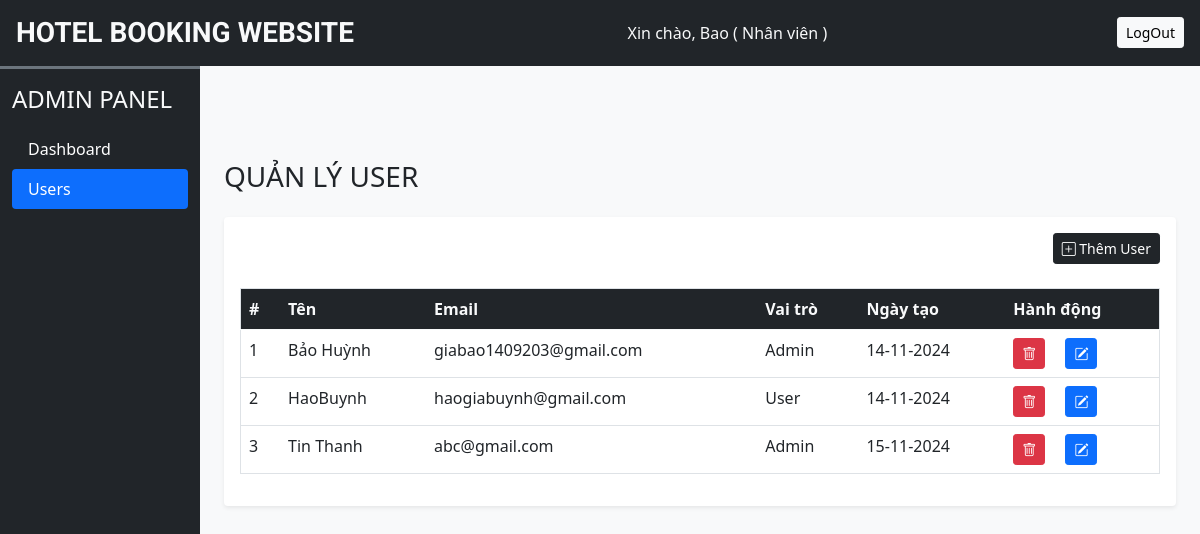
/admin/users.php (signed in), run on the app's committed database.
### tables this page shows
CREATE TABLE `admin_cred` (
  `sr_no` int(11) NOT NULL,
  `admin_name` varchar(150) NOT NULL,
  `admin_pass` varchar(150) NOT NULL,
  `c_vu` varchar(50) NOT NULL
);

CREATE TABLE `users` (
  `id` int(11) NOT NULL,
  `name` varchar(150) NOT NULL,
  `email` varchar(150) NOT NULL,
  `password` varchar(255) NOT NULL,
  `role` enum('user','admin') NOT NULL DEFAULT 'user',
  `created_at` timestamp NOT NULL DEFAULT current_timestamp()
);

### admin/inc/db_config.php (called while the page is built, shortened)
<?php
function selectAll($table) {
    $con = $GLOBALS['con'];
    $res = mysqli_query($con, "SELECT * FROM $table");
    return $res;
}
?>

### admin/users.php (the view, shortened to what this page needs)
<?php
require('inc/db_config.php');
?>
<!DOCTYPE html>
<html lang="en">
<head>
    <?php require('inc/links.php'); ?>
</head>
<body class="bg-light">
<?php require('inc/header.php'); ?>
<div class="container-fluid" style="margin-top: 70px;">
    <div class="row">
        <div class="col-lg-10 ms-auto p-4 overflow-hidden">
            <h3 class="mb-4">QUẢN LÝ USER</h3>
            <div class="card border-0 shadow-sm mb-4">
                <div class="card-body">
                    <div class="text-end mb-4">
                        <button type="button" class="btn btn-dark shadow-none btn-sm" data-bs-toggle="modal" data-bs-target="#add-user">
                            <i class="bi bi-plus-square"></i> Thêm User
                        </button>
                    </div>
                    <div class="overflow-x-auto">
                        <table class="table table-hover border">
                            <thead class="bg-dark text-light">
                            <tr>
                                <th scope="col">#</th>
                                <th scope="col">Tên</th>
                                <th scope="col">Email</th>
                                <th scope="col">Vai trò</th>
                                <th scope="col">Ngày tạo</th>
                                <th scope="col">Hành động</th>
                            </tr>
                            </thead>
                            <tbody>
                            <?php
                            $users_res = selectAll('users');
                            $i = 1;
                            while ($row = mysqli_fetch_assoc($users_res)) {
                                ?>
                                <tr>
                                    <td><?php echo $i++; ?></td>
                                    <td><?php echo $row['name']; ?></td>
                                    <td><?php echo $row['email']; ?></td>
                                    <td><?php echo ucwords($row['role']); ?></td>
                                    <td><?php echo date('d-m-Y', strtotime($row['created_at'])); ?></td>
                                    <td>
                                        <button type="button" class="btn btn-danger btn-sm shadow-none me-3" onclick="deleteUser(<?php echo $row['id']; ?>)">
                                            <i class="bi bi-trash"></i>
                                        </button>
                                        <button type="button" class="btn btn-primary btn-sm shadow-none" data-bs-toggle="modal" data-bs-target="#edit-user" onclick="editUser(<?php echo $row['id']; ?>)">
                                            <i class="bi bi-pencil-square"></i>
                                        </button>
                                    </td>
                                </tr>
                            <?php } ?>
                            </tbody>
                        </table>
                    </div>
                </div>
            </div>
        </div>
    </div>
</div>
</body>
</html>

### admin/inc/links.php (shortened to what this page needs)
<link href="https://cdn.jsdelivr.net/npm/bootstrap@5.0.2/dist/css/bootstrap.min.css" rel="stylesheet">
<link rel="stylesheet" href="https://cdn.jsdelivr.net/npm/bootstrap-icons@1.11.3/font/bootstrap-icons.min.css">
<link rel="stylesheet" href="css/common.css">

### admin/inc/header.php (shortened to what this page needs)
<div class="container-flud bg-dark text-light p-3 d-flex align-items-center justify-content-between sticky-top">
    <h3 class="mb-0 h-font">HOTEL BOOKING WEBSITE</h3>
    <?php
    require_once 'db_config.php';
    if (isset($_SESSION['adminName'])) {
        $admin_sql = "SELECT `admin_name`, `admin_pass`, `c_vu` FROM `admin_cred` WHERE `admin_name` = ?";
        $stmt = mysqli_prepare($con, $admin_sql);
        mysqli_stmt_bind_param($stmt, "s", $_SESSION['adminName']);
        mysqli_stmt_execute($stmt);
        $admin_result = mysqli_stmt_get_result($stmt);
        $admin_row = mysqli_fetch_assoc($admin_result);
        if ($admin_row) {
            $ad_name = $admin_row['admin_name'];
            $c_vu = $admin_row['c_vu'];
            if ($c_vu == 'giamdoc') {
                $greeting = "Xin chào, $ad_name ( Giám đốc )";
            } else {
                $greeting = "Xin chào, $ad_name ( Nhân viên )";
            }
        }
    }
    ?>
    <span class="me-3 text-light"><?php echo isset($greeting) ? $greeting : "Chưa đăng nhập"; ?></span>
    <div class="d-flex justify-content-end">
        <a href="logout.php" class="btn btn-light btn-sm">LogOut</a>
    </div>
</div>
<div class="col-lg-2 bg-dark border-top border-3 border-secondary position-fixed h-100" id="dashboard-menu">
    <nav class="navbar navbar-expand-lg navbar-dark">
        <div class="container-fluid flex-lg-column align-items-stretch">
            <h4 class="mt-2 text-light">ADMIN PANEL</h4>
            <div class="collapse navbar-collapse flex-column align-items-strech mt-2" id="adminDropdown">
                <ul class="nav nav-pills flex-column w-100">
                    <li class="nav-item">
                        <a class="nav-link text-white" href="dashboard.php">Dashboard</a>
                    </li>
                    <li class="nav-item">
                        <a class="nav-link text-white" href="users.php">Users</a>
                    </li>
                </ul>
            </div>
        </div>
    </nav>
</div>

### admin/css/common.css (style rules this page uses)
:root { --teal: #2ec1ac; --teal_hover: #279e8c; }
html { font-family: "Roboto", sans-serif; font-weight: 400; font-style: normal; }
.h-font { font-family: "Roboto", sans-serif; font-weight: 700; font-style: normal; }
#dashboard-menu { position: fixed; height: 100%; z-index: 11; }

### data on the page
admin_cred: admin_name "Xin chào, Bao ( Nhân viên )"
users: name "Bảo Huỳnh", email "giabao1409203@gmail.com", role "Admin", created_at "14-11-2024"
users: name "HaoBuynh", email "haogiabuynh@gmail.com", role "User", created_at "14-11-2024"
users: name "Tin Thanh", email "abc@gmail.com", role "Admin", created_at "15-11-2024"
